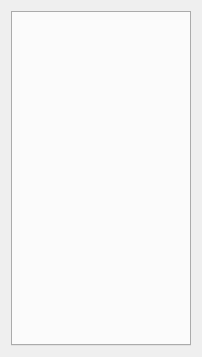
<?xml version="1.0" encoding="UTF-8"?>
<ui version="4.0">
 <class>GvvQEditorWidget</class>
 <widget class="QWidget" name="GvvQEditorWidget">
  <property name="geometry">
   <rect>
    <x>0</x>
    <y>0</y>
    <width>202</width>
    <height>357</height>
   </rect>
  </property>
  <property name="windowTitle">
   <string>Form</string>
  </property>
  <property name="styleSheet">
   <string>QGroupBox
{
     background-color: qlineargradient(x1: 0, y1: 0, x2: 0, y2: 1,
                                       stop: 0 #E0E0E0, stop: 1 #FFFFFF);
     border: 2px solid gray;
     border-radius: 5px;
     margin-top: 1ex; /* leave space at the top for the title */
 }

 QGroupBox::title
{
	 subcontrol-origin: margin;
     subcontrol-position: top center; /* position at the top center */
     padding: 0 3px;
     /*background-color: qlineargradient(x1: 0, y1: 0, x2: 0, y2: 1,
                                       stop: 0 #DDDDDD, stop: 1 #FFFFFF);*/
     border-radius: 3px;
 }

QLabel
{
	border-radius: 4px;
	padding: 2px;
 }
</string>
  </property>
  <layout class="QVBoxLayout" name="verticalLayout_3">
   <item>
    <widget class="QTabWidget" name="tabWidget">
     <property name="tabShape">
      <enum>QTabWidget::Rounded</enum>
     </property>
     <property name="currentIndex">
      <number>-1</number>
     </property>
    </widget>
   </item>
  </layout>
 </widget>
 <resources>
  <include location="resources.qrc"/>
 </resources>
 <connections/>
</ui>
